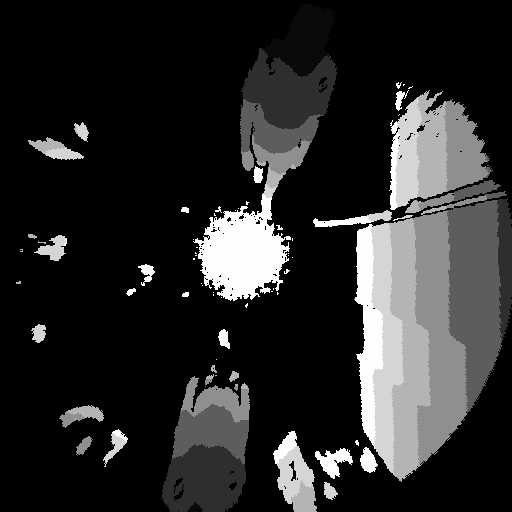
//> input picture Parallelisme/TP_Unite/img_normalized/11.png, 512 x 512 px; its folder holds 4 pictures in this run
$ ./backgroundSub_Thread   (built with g++ and OpenCV 4)
//> lines starting //> are read from the running program, lines starting //| are printed output that depends on the picture
#include <stdio.h>
#include <iostream>
#include <string>
#include <vector>
#include <filesystem>
#include <sys/time.h>
#include <opencv2/opencv.hpp>
#include <opencv2/core/core.hpp>
#include <opencv2/highgui/highgui.hpp>
#include <opencv2/imgcodecs.hpp>
#include <opencv2/imgproc.hpp>

using namespace cv;
namespace fs = std::filesystem;

// https://docs.opencv.org/3.4/d1/dc5/tutorial_background_subtraction.html
// https://stackoverflow.com/questions/36004948/segmentation-of-foreground-from-background

bool myCmp(std::string s1, std::string s2)
{

    if (s1.size() == s2.size())
    {
        return s1 < s2;
    }
    else
    {
        return s1.size() < s2.size();
    }
}

void processImage(const Mat &imgSrc, Ptr<BackgroundSubtractor> pBackSubKNN, std::vector<int> &results, std::vector<Mat> &processedImages, std::vector<Mat> &processedMask) {
    Mat fgMask, labels, stats, centroids;
    int type = MORPH_ELLIPSE;
    Mat erodeElement = getStructuringElement(type, Size(5, 5));
    Mat dilateElement = getStructuringElement(type, Size(20, 20));

    // Mettre à jour le modèle de fond
    pBackSubKNN->apply(imgSrc, fgMask);

    erode(fgMask, fgMask, erodeElement);
    dilate(fgMask, fgMask, dilateElement);

    int nbLabel = connectedComponentsWithStats(fgMask, labels, stats, centroids, 8, CV_16U);
    int nbPerson = 0;

    for (int i = 0; i < nbLabel; i++) {
        if (stats.at<int>(i, 4) > 800) {
            nbPerson += 1;
        }
    }
    // Enregistrer le résultat
    results.push_back(nbPerson - 1);

    // Enregistrer l'image traitée
    processedImages.push_back(imgSrc.clone());
    processedMask.push_back(fgMask.clone());
}

int main(int argc, char** argv )
{
    std::string folder("../img_normalized/*.png");
    std::vector<String> filenames;
    cv::glob(folder, filenames, false);
    std::vector<Mat> imgVector;

    std::sort(filenames.begin(), filenames.end(), myCmp);

    for(size_t i = 0; i < filenames.size(); ++i)
    {
        Mat img = imread(filenames[i], IMREAD_GRAYSCALE);
//> img is the input picture: 512 rows x 512 cols, CV_8UC1; min 0, max 255, mean 42.2
        if(!img.data)
        {
            std::cerr << "Problem loading image" << std::endl;
            return -1;
        }
        equalizeHist(img, img);

        imgVector.push_back(img);
    }

    timeval begin, end;
    // Create Background Subtractor objects
    Ptr<BackgroundSubtractor> pBackSubKNN = createBackgroundSubtractorKNN();

    std::vector<int> results(imgVector.size());
    std::vector<Mat> processedImages;
    std::vector<Mat> processedMask;
    std::vector<suseconds_t> microTime;

    // Training
    #pragma omp parallel for
    for (size_t i = 0; i < imgVector.size(); ++i) {
        gettimeofday(&begin, nullptr);

        processImage(imgVector[i], pBackSubKNN, results, processedImages, processedMask);

        gettimeofday(&end, nullptr);
        suseconds_t time = end.tv_usec - begin.tv_usec;
        //std::cout << "MicroSeconds : " << time << std::endl;
        microTime.push_back(time);
    }

    results.clear();
    processedImages.clear();
    processedMask.clear();
    microTime.clear();

    #pragma omp parallel for
    for (size_t i = 0; i < imgVector.size(); ++i) {
        gettimeofday(&begin, nullptr);

        processImage(imgVector[i], pBackSubKNN, results, processedImages, processedMask);

        gettimeofday(&end, nullptr);
        suseconds_t time = end.tv_usec - begin.tv_usec;
        //std::cout << "MicroSeconds : " << time << std::endl;
        microTime.push_back(time);
    }
    suseconds_t res = 0;
    for (auto time : microTime)
    {
        res += time;
    }
    std::cout << "MicroSeconds Total : " << res << std::endl;

    auto font = FONT_HERSHEY_SIMPLEX;
    //show the current frame and the fg masks
    for (size_t i = 0; i < processedImages.size(); ++i) {
        putText(processedMask[i], "Nombre de composantes connexes: " + std::to_string(results[i]), Point(20, 50), font, 0.75, Scalar(255., 255., 255.), 1.5, LINE_AA);
        imshow("ImageSrc", processedImages[i]);
        imshow("ImageMaskKNN", processedMask[i]);

        //get the input from the keyboard
        int keyboard = waitKey(0);
        if (keyboard == 'q' || keyboard == 27)
            break;
    }
//> this loop made 4 passes; the space key is pressed
//> pass 1, `imshow("ImageMaskKNN", processedMask[i]);`:
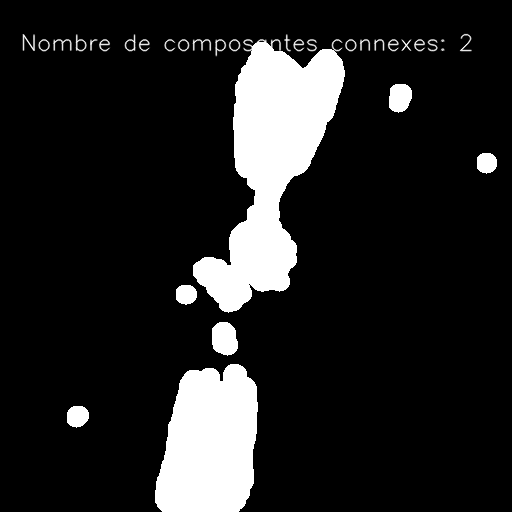
//> window 'ImageMaskKNN': 512 rows x 512 cols, CV_8UC1; min 0, max 255, mean 33.7
//> pass 2, `imshow("ImageMaskKNN", processedMask[i]);`:
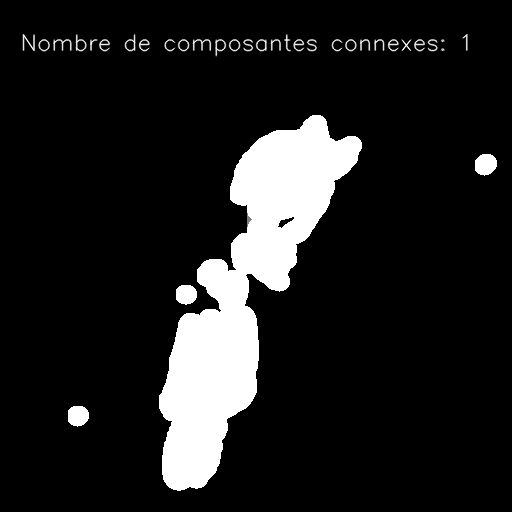
//> window 'ImageMaskKNN': 512 rows x 512 cols, CV_8UC1; min 0, max 255, mean 29.6

    return 0;
}
